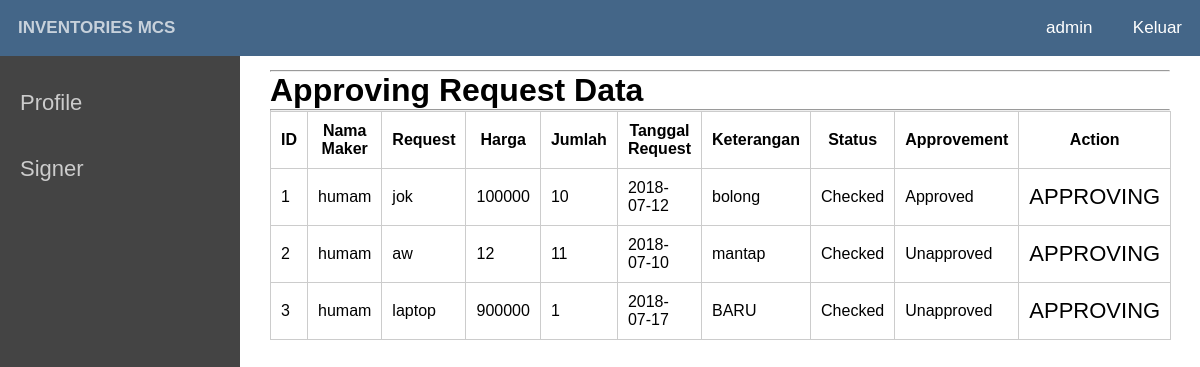
The page /signer.php (signed in) on the database its author committed.
### tables this page shows
CREATE TABLE `maker` (
  `id_maker` int(11) NOT NULL,
  `nama_maker` varchar(50) NOT NULL,
  `request` varchar(500) NOT NULL,
  `harga` int(10) NOT NULL,
  `jumlah` int(5) NOT NULL,
  `tanggal_request` date NOT NULL,
  `keterangan` varchar(250) NOT NULL,
  `status` enum('-','Checked','Reject') NOT NULL,
  `approvement` enum('-','Approved','Unapproved') NOT NULL
);

### signer.php (the view, shortened to what this page needs)
<?php
include 'db.php';
?>
<html>
	<head>
	</head>
	<link rel="stylesheet" type="text/css" href="asset/style.css">
	<body>
		<nav>
			<ul class="kiri">
			<li><a href="">Inventories MCS</a></li>
			</ul>
			<ul class="kanan">
			<li><a href="profile.php"><?php echo $_SESSION['username']; ?></a>
				<a href="logut.php"> Keluar </a></li>
			</ul>
		</nav>
		<div class="sidebar">
			<ul>
			<li><a href="profile.php">Profile</a></li>
			<li><a href="signer.php">Signer</a></li>
			</ul>
		</div>
<div class="main">
	<div class="isimain">
		<table>
			<tr>
				<hr>
					<h1>Approving Request Data</h1>
					<hr>
					<th>ID</th>
					<th>Nama Maker</th>
					<th>Request</th>
					<th>Harga</th>
					<th>Jumlah</th>
					<th>Tanggal Request</th>
					<th>Keterangan</th>
					<th>Status</th>
					<th>Approvement</th>
					<th>Action</th>
				</tr>
					<?php $i=1; ?>
					<?php
						$query = mysqli_query($connect, "SELECT * FROM maker where status='Checked'");
						while($row = mysqli_fetch_array($query)){
					?>
							<tr>
						<td><?php echo $i; ?></td>
					 	<td><?php echo $row['nama_maker']; ?></td>
						<td><?php echo $row['request']; ?></td>
				 		<td><?php echo $row['harga']; ?></td>
						<td><?php echo $row['jumlah']; ?></td>
			 			<td><?php echo $row['tanggal_request']; ?></td>
			 			<td><?php echo $row['keterangan']; ?></td>
						<td><?php echo $row['status']; ?></td>
						<td><?php echo $row['approvement']; ?></td>
			 			<td><a href="edit_signer.php?id_maker=<?php echo $row['id_maker'];?>">APPROVING</a>
					</tr>
					<?php $i++;?>
					<?php
				}
			 ?>
		</table>
	</div>
</div>
</body>
</html>

### asset/style.css (style rules this page uses)
* { margin:0;padding:0;font-family:arial }
nav { width: 100%; background: #468; position: fixed; z-index: 999; }
.kiri { float:left; width: 500px; }
.kiri a { font-weight:bold }
.kanan { float:right }
nav .kanan li { list-style:none;display:inline }
nav ul li a { font-size:17px; }
nav .kanan li a { display:inline-block;padding:18px;color:#fff; }
nav .kiri li a { display:inline-block;padding:18px;color:#fff;text-transform:uppercase }
a { text-decoration:none }
.sidebar { width:20%;background:#444;position:fixed;height:100%;padding-top:70px;overflow:hidden;float:left }
.sidebar ul li { list-style:none; }
.sidebar ul li a { padding:20px;width:100%;color:#ccc;display:block;transition:0.4s }
.main { float:right;width:80%; }
.isimain { padding:70px 30px 30px 30px; }
a { text-decoration: none; font-size: 22px; color: black; }

### signer.php (style rules this page uses)
td,th { border:1px solid #ccc;padding:10px; }
table { border-collapse:collapse; }

### rows shown on the page
maker: nama_maker "humam", request "jok", harga "100000", jumlah "10", tanggal_request "2018-07-12", keterangan "bolong", status "Checked", approvement "Approved"
maker: nama_maker "humam", request "aw", harga "12", jumlah "11", tanggal_request "2018-07-10", keterangan "mantap", status "Checked", approvement "Unapproved"
maker: nama_maker "humam", request "laptop", harga "900000", jumlah "1", tanggal_request "2018-07-17", keterangan "BARU", status "Checked", approvement "Unapproved"

### other values the page prints
$_SESSION['username'] "admin"
